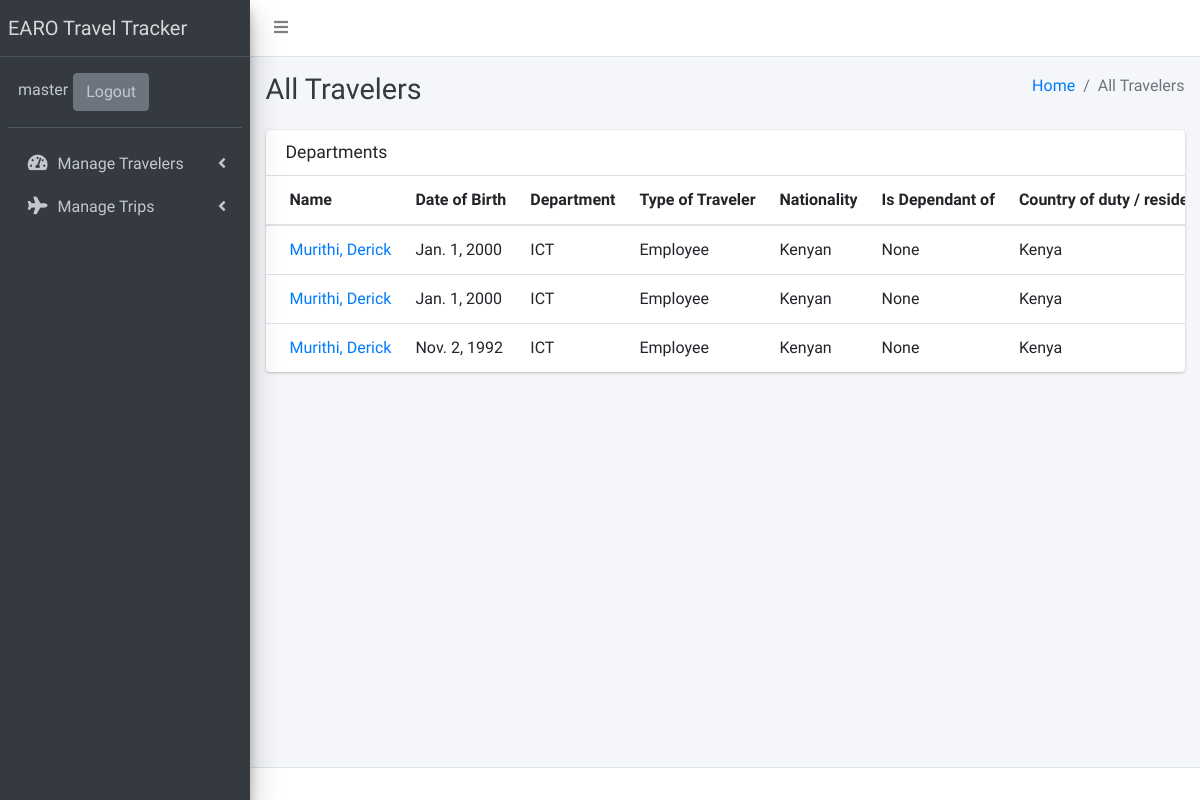
The app's page /traveler/list-travelers (signed in) with its own data.
### traveler/models.py (models this page shows, shortened)
class TravelerDetails(models.Model):
    TRAVEL_CATEGORIES = (
        ('Employee', 'Employee'),
        ('Dependant', 'Consultant'),
        ('Consultant', 'Consultant'),
        ('Partners', 'Partners'),
    )
    first_name = models.CharField(max_length=20, null=False, blank=False, db_index=True)
    last_name = models.CharField(max_length=20, null=False, blank=False)
    date_of_birth = models.DateField(null=False, blank=False)
    department = models.ForeignKey(DepartmentsModel, on_delete=models.PROTECT, null=False,
                                    blank=False)
    type_of_traveler = models.CharField(max_length=20, null=False, blank=False,
                                        choices=TRAVEL_CATEGORIES)
    nationality = models.CharField(max_length=30, null=False, blank=False)
    is_dependant_of = models.ForeignKey('self', on_delete=models.SET_NULL, blank=True,
                                        null=True, db_index=True, related_name="Guardian")
    country_of_duty = models.CharField(max_length=40, null=False, blank=False,
                                        verbose_name="Country of duty / residence")
    contact_telephone = models.CharField(max_length=20, null=False, blank=False)
    contact_email = models.CharField(max_length=70, null=False, blank=True)
    user_account = models.OneToOneField(settings.AUTH_USER_MODEL, on_delete= models.CASCADE,
                            blank=True, null=True)
    is_managed_by = models.ForeignKey('self', on_delete=models.SET_NULL, blank=True, null=True,
                                    db_index=True, verbose_name="Line Manager",related_name='Line_Manager')
    def __str__(self):
        return ", ".join([self.last_name, self.first_name])

class DepartmentsModel(models.Model):
    department = models.CharField(max_length=50, null=False, blank=False, db_index=True)
    description = models.CharField(max_length=200, null=False, blank=False)
    def __str__(self):
        return self.department

### traveler/views.py (the view)
# urls.py: path('list-travelers', TravelerListView.as_view(), name='u_list_travelers'),
class TravelerListView(LoginRequiredMixin, ListView):
    model = TravelerDetails
    context_object_name = 'travelers'
    template_name = 'traveler/list_travelers.html'
    extra_context = {
        'page_title': 'All Travelers'
    }

### templates/traveler/list_travelers.html (shortened to what this page needs)
{% extends "base.html" %}
{% block content %}
<div class="col-12">
    <div class="card">
      <div class="card-header">
        <h3 class="card-title">Departments</h3>
      </div>
      <div class="card-body table-responsive p-0">
        <table class="table table-hover text-nowrap">
          <thead>
            <tr>
              <th>Name</th>
              <th>Date of Birth</th>
              <th>Department</th>
              <th>Type of Traveler</th>
              <th>Nationality</th>
              <th>Is Dependant of</th>
              <th>Country of duty / residence</th>
            </tr>
          </thead>
          <tbody>
            {% for traveler in travelers %}
            <tr>
              <td><a href="{% url 'u_traveler_details' traveler_id=traveler.id %}">{{traveler.last_name}}, {{traveler.first_name}}</a></td>
              <td>{{traveler.date_of_birth}}</td>
              <td>{{traveler.department}}</td>
              <td>{{traveler.type_of_traveler}}</td>
              <td>{{traveler.nationality}}</td>
              <td>{{traveler.is_dependant_of}}</td>
              <td>{{traveler.country_of_duty}}</td>
            </tr>
            {% endfor %}
          </tbody>
        </table>
      </div>
    </div>
  </div>
  {% endblock content %}

### templates/base.html (shortened to what this page needs)
{% extends 'foundation.html' %}
{% block body %}
<body class="hold-transition sidebar-mini">
<div class="wrapper">
  <nav class="main-header navbar navbar-expand navbar-white navbar-light navbar-fixed">
    <ul class="navbar-nav">
      <li class="nav-item">
        <a class="nav-link" data-widget="pushmenu" href="#" role="button"><i class="fas fa-bars"></i></a>
      </li>
    </ul>
  </nav>
  <aside class="main-sidebar sidebar-dark-primary elevation-4">
    <a href="#" class="brand-link">
      <span class="brand-text font-weight-light">EARO Travel Tracker</span>
    </a>
    <div class="sidebar">
      <div class="user-panel mt-3 pb-3 mb-3 d-flex">
        <div class="info">
          <a href="#" class="d-block">{{request.user}}</a>
        </div>
        <div>
          <a class="btn btn-secondary" href="{% url 'logout' %}">Logout</a>
        </div>
      </div>
      <nav class="mt-2">
        <ul class="nav nav-pills nav-sidebar flex-column" data-widget="treeview" role="menu" data-accordion="false">
          <li class="nav-item">
            <a href="#" class="nav-link">
              <i class="nav-icon fas fa-tachometer-alt"></i>
              <p>
                Manage Travelers
                <i class="right fas fa-angle-left"></i>
              </p>
            </a>
          </li>
          <li class="nav-item">
            <a href="#" class="nav-link">
              <i class="nav-icon fas fa fa-plane"></i>
              <p>
                Manage Trips
                <i class="right fas fa-angle-left"></i>
              </p>
            </a>
          </li>
        </ul>
      </nav>
    </div>
  </aside>
  <div class="content-wrapper">
    <div class="content-header">
      <div class="container-fluid">
        <div class="row mb-2">
          <div class="col-sm-6">
            <h1 class="m-0 text-dark">{{page_title}}</h1>
          </div>
          <div class="col-sm-6">
            <ol class="breadcrumb float-sm-right">
              <li class="breadcrumb-item"><a href="#">Home</a></li>
              <li class="breadcrumb-item active">{{page_title}}</li>
            </ol>
          </div>
        </div>
      </div>
    </div>
    <div class="content">
      <div class="container-fluid">
        <div class="row  justify-content-center">
          {% block content %}
          {% endblock content %}
        </div>
      </div>
    </div>
  </div>
  <footer class="main-footer">
  </footer>
</div>
{% endblock body %}

### records on screen
TravelerDetails: last_name "Murithi", first_name "Derick", date_of_birth "Jan. 1, 2000", department "ICT", type_of_traveler "Employee", nationality "Kenyan", is_dependant_of "None", country_of_duty "Kenya"
TravelerDetails: last_name "Murithi", first_name "Derick", date_of_birth "Jan. 1, 2000", department "ICT", type_of_traveler "Employee", nationality "Kenyan", is_dependant_of "None", country_of_duty "Kenya"
TravelerDetails: last_name "Murithi", first_name "Derick", date_of_birth "Nov. 2, 1992", department "ICT", type_of_traveler "Employee", nationality "Kenyan", is_dependant_of "None", country_of_duty "Kenya"

### other values on screen
{{ request.user }} "master"
{{ page_title }} "All Travelers"
